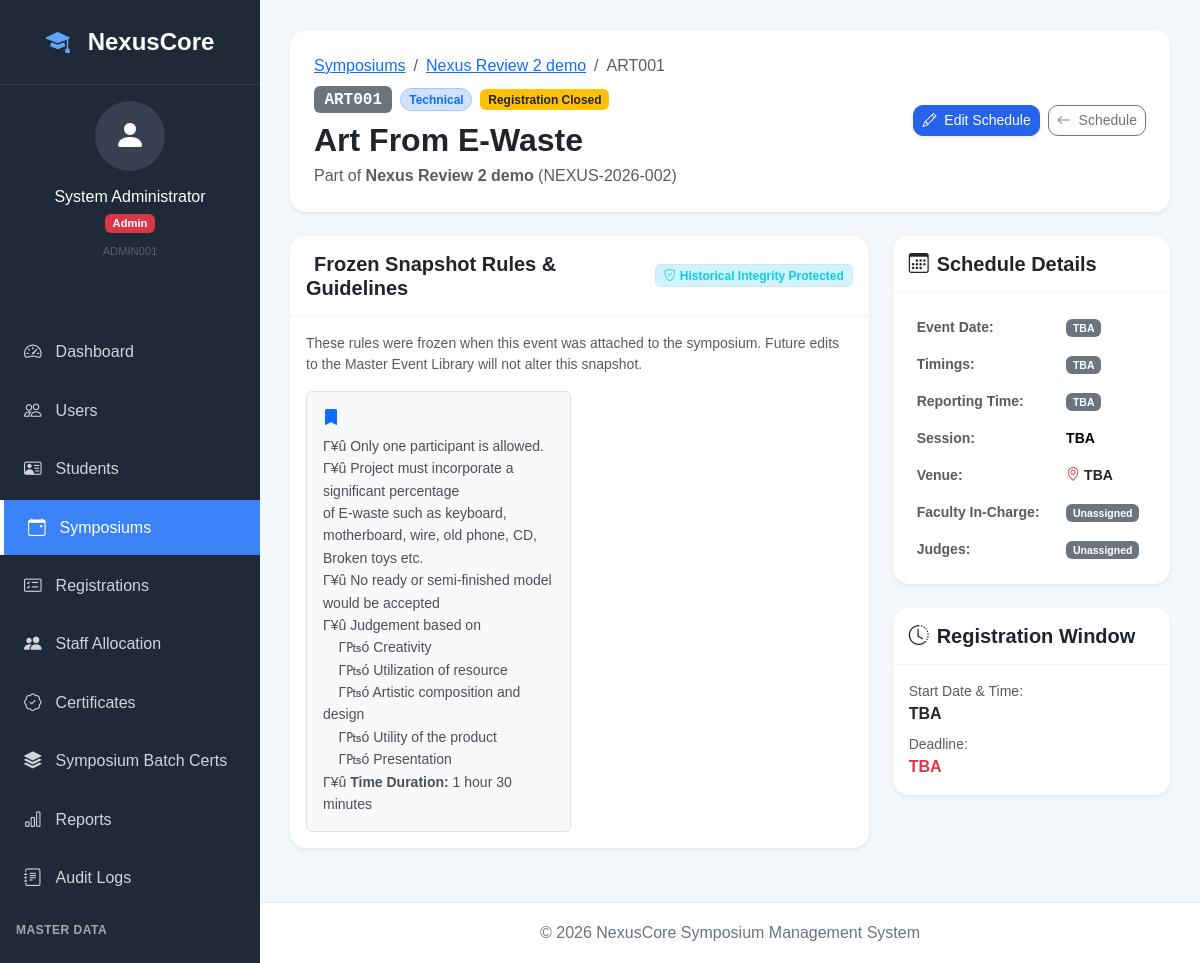
Page /symposiums/events/view?id=314 (signed in) on the committed database.
### tables this page shows
CREATE TABLE `symposium_events` (
  `symposium_event_id` bigint(20) NOT NULL AUTO_INCREMENT,
  `symposium_id` bigint(20) NOT NULL,
  `event_id` bigint(20) NOT NULL,
  `master_version_used` varchar(10) NOT NULL DEFAULT '1.0',
  `event_code` varchar(20) NOT NULL,
  `event_name` varchar(150) NOT NULL,
  `description` varchar(255) DEFAULT NULL,
  `category` enum('Technical','Non-Technical') NOT NULL,
  `participation_type` enum('Individual','Team','Both') NOT NULL,
  `min_team_size` tinyint(3) unsigned NOT NULL DEFAULT 1,
  `max_team_size` tinyint(3) unsigned NOT NULL DEFAULT 1,
  `snapshot_rules` longtext NOT NULL CHECK (json_valid(`snapshot_rules`)),
  `snapshot_instructions` text DEFAULT NULL,
  `snapshot_evaluation` longtext DEFAULT NULL CHECK (json_valid(`snapshot_evaluation`)),
  `supports_registration` tinyint(1) NOT NULL DEFAULT 1,
  `supports_attendance` tinyint(1) NOT NULL DEFAULT 1,
  `supports_evaluation` tinyint(1) NOT NULL DEFAULT 1,
  `supports_certificates` tinyint(1) NOT NULL DEFAULT 1,
  `prelim_decision` enum('Pending','Required','Not Required') NOT NULL DEFAULT 'Pending',
  `judging_method` enum('Marks','Rubrics','Voting','Mixed') NOT NULL DEFAULT 'Marks',
  `maximum_score` decimal(5,2) NOT NULL DEFAULT 100.00,
  `venue_id` int(11) DEFAULT NULL,
  `event_date` date DEFAULT NULL,
  `session` enum('FN','AN','Full Day') DEFAULT NULL,
  `reporting_time` time DEFAULT NULL,
  `start_time` time DEFAULT NULL,
  `end_time` time DEFAULT NULL,
  `registration_start` datetime DEFAULT NULL,
  `registration_end` datetime DEFAULT NULL,
  `max_participants` smallint(5) unsigned DEFAULT NULL,
  `event_mode` enum('Offline','Online','Hybrid') NOT NULL DEFAULT 'Offline',
  `faculty_coordinator_id` bigint(20) DEFAULT NULL,
  `custom_rules_override` longtext DEFAULT NULL CHECK (json_valid(`custom_rules_override`)),
  `custom_notes` text DEFAULT NULL,
  `display_order` int(11) NOT NULL DEFAULT 1,
  `status` enum('Draft','Published','Registration Open','Registration Closed','Running','Completed','Cancelled') NOT NULL DEFAULT 'Draft',
  `schedule_status` enum('Unscheduled','Scheduled','Rescheduled','Locked') NOT NULL DEFAULT 'Unscheduled',
  `scheduled_at` datetime DEFAULT NULL,
  `scheduled_by` bigint(20) DEFAULT NULL,
  `rescheduled_at` datetime DEFAULT NULL,
  `rescheduled_by` bigint(20) DEFAULT NULL,
  `reschedule_reason` text DEFAULT NULL,
  `is_locked` tinyint(1) NOT NULL DEFAULT 0,
  `created_by` bigint(20) NOT NULL,
  `created_at` timestamp NOT NULL DEFAULT current_timestamp(),
  `updated_at` timestamp NOT NULL DEFAULT current_timestamp() ON UPDATE current_timestamp(),
  PRIMARY KEY (`symposium_event_id`),
  UNIQUE KEY `uq_sym_event` (`symposium_id`,`event_id`),
  KEY `idx_se_symposium` (`symposium_id`),
  KEY `idx_se_event` (`event_id`),
  KEY `idx_se_venue` (`venue_id`),
  KEY `idx_se_date` (`event_date`),
  KEY `idx_se_status` (`status`),
  KEY `idx_se_coord` (`faculty_coordinator_id`),
  KEY `fk_se_created_by` (`created_by`),
  CONSTRAINT `fk_se_coord` FOREIGN KEY (`faculty_coordinator_id`) REFERENCES `users` (`user_id`) ON DELETE SET NULL,
  CONSTRAINT `fk_se_created_by` FOREIGN KEY (`created_by`) REFERENCES `users` (`user_id`),
  CONSTRAINT `fk_se_event` FOREIGN KEY (`event_id`) REFERENCES `master_events` (`event_id`),
  CONSTRAINT `fk_se_symposium` FOREIGN KEY (`symposium_id`) REFERENCES `symposiums` (`symposium_id`) ON DELETE CASCADE,
  CONSTRAINT `fk_se_venue` FOREIGN KEY (`venue_id`) REFERENCES `venues` (`venue_id`),
  CONSTRAINT `chk_se_time` CHECK (`end_time` > `start_time`),
  CONSTRAINT `chk_se_team_size` CHECK (`max_team_size` >= `min_team_size`)
);

CREATE TABLE `symposiums` (
  `symposium_id` bigint(20) NOT NULL AUTO_INCREMENT,
  `symposium_code` varchar(30) NOT NULL,
  `title` varchar(150) NOT NULL,
  `symposium_type` enum('Intra Department','Inter Department') NOT NULL DEFAULT 'Intra Department',
  `organizing_department_id` int(11) DEFAULT NULL,
  `academic_year` year(4) NOT NULL,
  `description` text DEFAULT NULL,
  `submitted_at` timestamp NULL DEFAULT NULL,
  `submitted_by` bigint(20) DEFAULT NULL,
  `brochure_path` varchar(255) DEFAULT NULL,
  `circular_path` varchar(255) DEFAULT NULL,
  `registration_start` datetime NOT NULL,
  `registration_end` datetime NOT NULL,
  `event_start_date` date NOT NULL,
  `event_end_date` date NOT NULL,
  `status` enum('Draft','Submitted','Pending HOD Approval','Pending Principal Approval','Approved','Scheduling Complete','Registration Open','Registration Closed','Completed','Cancelled','Rejected by HOD','Rejected by Principal') NOT NULL DEFAULT 'Draft',
  `created_by` bigint(20) NOT NULL,
  `created_at` timestamp NOT NULL DEFAULT current_timestamp(),
  `updated_at` timestamp NOT NULL DEFAULT current_timestamp() ON UPDATE current_timestamp(),
  PRIMARY KEY (`symposium_id`),
  KEY `idx_symposium_year` (`academic_year`),
  KEY `idx_symposium_status` (`status`),
  KEY `fk_symposium_created_by` (`created_by`),
  KEY `fk_symposium_department` (`organizing_department_id`),
  KEY `fk_symposium_submitted_by` (`submitted_by`),
  CONSTRAINT `fk_symposium_created_by` FOREIGN KEY (`created_by`) REFERENCES `users` (`user_id`) ON UPDATE CASCADE,
  CONSTRAINT `fk_symposium_department` FOREIGN KEY (`organizing_department_id`) REFERENCES `departments` (`department_id`) ON DELETE SET NULL ON UPDATE CASCADE,
  CONSTRAINT `fk_symposium_submitted_by` FOREIGN KEY (`submitted_by`) REFERENCES `users` (`user_id`) ON DELETE SET NULL
);

### templates/symposiums/events/view.php (the view, shortened to what the rows shown need)
<?php
$event         = $event ?? [];
$snapshotRules = $snapshotRules ?? [];
$canManage     = $canManage ?? false;
$groupedRules = [];
foreach ($snapshotRules as $r) {
    $sec = $r['section'] ?? 'General';
    $groupedRules[$sec][] = $r['rule_text'];
}
?>
<div class="card border-0 shadow-sm mb-4">
    <div class="card-body p-4">
        <div class="d-flex flex-wrap justify-content-between align-items-center">
            <div>
                <nav aria-label="breadcrumb">
                    <ol class="breadcrumb mb-2 small">
                        <li class="breadcrumb-item"><a href="<?= base_url() ?>/symposiums">Symposiums</a></li>
                        <li class="breadcrumb-item"><a href="<?= base_url() ?>/symposiums/events?symposium_id=<?= $event['symposium_id'] ?>"><?= htmlspecialchars($event['symposium_title']) ?></a></li>
                        <li class="breadcrumb-item active" aria-current="page"><?= htmlspecialchars($event['event_code']) ?></li>
                    </ol>
                </nav>
                <div class="d-flex align-items-center gap-2 mb-2">
                    <span class="badge bg-secondary font-monospace fs-6"><?= htmlspecialchars($event['event_code']) ?></span>
                    <?php if ($event['category'] === 'Technical'): ?>
                        <span class="badge bg-primary-subtle text-primary border border-primary-subtle rounded-pill">Technical</span>
                    <?php else: ?>
                        <span class="badge bg-purple-subtle text-purple border border-purple-subtle rounded-pill" style="background-color: #f3e8ff; color: #7e22ce;">Non-Technical</span>
                    <?php endif; ?>
                    <?php
                        $statusBadge = match($event['status']) {
                            'Scheduled'          => 'bg-info text-dark',
                            'Registration Open'  => 'bg-success',
                            'Registration Closed'=> 'bg-warning text-dark',
                            'Running'            => 'bg-primary',
                            'Completed'          => 'bg-secondary',
                            'Cancelled'          => 'bg-danger',
                            default              => 'bg-secondary',
                        };
                    ?>
                    <span class="badge <?= $statusBadge ?>"><?= htmlspecialchars($event['status']) ?></span>
                </div>
                <h2 class="fw-bold text-dark mb-1"><?= htmlspecialchars($event['event_name']) ?></h2>
                <p class="text-muted mb-0">Part of <strong><?= htmlspecialchars($event['symposium_title']) ?></strong> (<?= htmlspecialchars($event['symposium_code']) ?>)</p>
            </div>
            <div class="mt-3 mt-md-0 d-flex gap-2">
                <?php if ($canManage): ?>
                    <a href="<?= base_url() ?>/symposiums/events/edit?id=<?= $event['symposium_event_id'] ?>" class="btn btn-primary btn-sm shadow-sm">
                        <i class="bi bi-pencil me-1"></i> Edit Schedule
                    </a>
                <?php endif; ?>
                <a href="<?= base_url() ?>/symposiums/events?symposium_id=<?= $event['symposium_id'] ?>" class="btn btn-outline-secondary btn-sm">
                    <i class="bi bi-arrow-left me-1"></i> Schedule
                </a>
            </div>
        </div>
    </div>
</div>
<div class="row g-4">
    <div class="col-lg-8">
        <div class="card border-0 shadow-sm mb-4">
            <div class="card-header bg-white py-3 d-flex justify-content-between align-items-center">
                <h5 class="fw-bold mb-0 text-dark">
                    <i class="bi bi-snowflake text-info me-2"></i>Frozen Snapshot Rules & Guidelines
                </h5>
                <span class="badge bg-info-subtle text-info border">
                    <i class="bi bi-shield-check me-1"></i>Historical Integrity Protected
                </span>
            </div>
            <div class="card-body">
                <p class="text-muted small mb-3">
                    These rules were frozen when this event was attached to the symposium. Future edits to the Master Event Library will not alter this snapshot.
                </p>
                <?php if (empty($groupedRules)): ?>
                    <p class="text-muted mb-0">No specific rules snapshotted for this event.</p>
                <?php else: ?>
                    <div class="row g-3">
                        <?php foreach ($groupedRules as $secName => $ruleItems): ?>
                            <div class="col-md-6">
                                <div class="p-3 bg-light rounded border h-100">
                                    <h6 class="fw-bold text-primary mb-2">
                                        <i class="bi bi-bookmark-fill me-1"></i><?= htmlspecialchars($secName) ?>
                                    </h6>
                                    <div class="small" style="white-space: pre-wrap; tab-size: 4; -moz-tab-size: 4; line-height: 1.6; word-break: break-word; color: #495057;"><?php
                                        $lines = array_map(function($line) {
                                            return strip_tags($line, '<b><i><u><s><strong><em><code><mark><div><span><br><p><ul><ol><li><blockquote>');
                                        }, $ruleItems);
                                        echo implode("\n", $lines);
                                    ?></div>
                                </div>
                            </div>
                        <?php endforeach; ?>
                    </div>
                <?php endif; ?>
            </div>
        </div>
    </div>
    <div class="col-lg-4">
        <div class="card border-0 shadow-sm mb-4">
            <div class="card-header bg-white py-3">
                <h5 class="fw-bold mb-0 text-dark"><i class="bi bi-calendar3 me-2"></i>Schedule Details</h5>
            </div>
            <div class="card-body">
                <table class="table table-borderless align-middle mb-0 small">
                    <tbody>
                        <tr>
                            <td class="text-muted fw-semibold">Event Date:</td>
                            <td class="fw-bold"><?= !empty($event['event_date']) ? \App\Helpers\DateHelper::date($event['event_date']) : '<span class="badge bg-secondary">TBA</span>' ?></td>
                        </tr>
                        <tr>
                            <td class="text-muted fw-semibold">Timings:</td>
                            <td class="fw-bold">
                                <?= !empty($event['start_time']) && !empty($event['end_time'])
                                    ? \App\Helpers\DateHelper::time($event['start_time']) . ' - ' . \App\Helpers\DateHelper::time($event['end_time'])
                                    : '<span class="badge bg-secondary">TBA</span>' ?>
                            </td>
                        </tr>
                        <tr>
                            <td class="text-muted fw-semibold">Reporting Time:</td>
                            <td class="fw-bold text-primary"><?= !empty($event['reporting_time']) ? \App\Helpers\DateHelper::time($event['reporting_time']) : '<span class="badge bg-secondary">TBA</span>' ?></td>
                        </tr>
                        <tr>
                            <td class="text-muted fw-semibold">Session:</td>
                            <td class="fw-bold"><?= htmlspecialchars((string)($event['session'] ?? 'TBA')) ?></td>
                        </tr>
                        <tr>
                            <td class="text-muted fw-semibold">Venue:</td>
                            <td class="fw-bold text-dark"><i class="bi bi-geo-alt me-1 text-danger"></i><?= htmlspecialchars((string)($event['venue_name'] ?? 'TBA')) ?></td>
                        </tr>
                        <tr>
                            <td class="text-muted fw-semibold">Faculty In-Charge:</td>
                            <td class="fw-bold">
                                <?php if (!empty($facultyList)): ?>
                                    <?php foreach ($facultyList as $idx => $f): ?>
                                        <?= htmlspecialchars($f['full_name']) ?><?= $idx < count($facultyList) - 1 ? '<br>' : '' ?>
                                    <?php endforeach; ?>
                                <?php else: ?>
                                    <span class="badge bg-secondary">Unassigned</span>
                                <?php endif; ?>
                            </td>
                        </tr>
                        <tr>
                            <td class="text-muted fw-semibold">Judges:</td>
                            <td class="fw-bold">
                                <?php if (!empty($judgeList)): ?>
                                    <?php foreach ($judgeList as $idx => $j): ?>
                                        <?= htmlspecialchars($j['full_name']) ?><?= $idx < count($judgeList) - 1 ? '<br>' : '' ?>
                                    <?php endforeach; ?>
                                <?php else: ?>
                                    <span class="badge bg-secondary">Unassigned</span>
                                <?php endif; ?>
                            </td>
                        </tr>
                    </tbody>
                </table>
            </div>
        </div>
        <div class="card border-0 shadow-sm mb-4">
            <div class="card-header bg-white py-3">
                <h5 class="fw-bold mb-0 text-dark"><i class="bi bi-clock-history me-2"></i>Registration Window</h5>
            </div>
            <div class="card-body">
                <div class="mb-2">
                    <small class="text-muted d-block">Start Date & Time:</small>
                    <strong class="text-dark"><?= !empty($event['registration_start']) ? \App\Helpers\DateHelper::dateTime($event['registration_start']) : 'TBA' ?></strong>
                </div>
                <div>
                    <small class="text-muted d-block">Deadline:</small>
                    <strong class="text-danger"><?= !empty($event['registration_end']) ? \App\Helpers\DateHelper::dateTime($event['registration_end']) : 'TBA' ?></strong>
                </div>
            </div>
        </div>
    </div>
</div>

### rows in the picture
symposium_events: symposium.title "Nexus Review 2 demo", event_code "ART001", event_name "Art From E-Waste", symposium.symposium_code "NEXUS-2026-002", session "TBA"

### other values in the picture
$loggedInUser['full_name'] "System Administrator"
$currentRole "Admin"
$loggedInUser['employee_id'] "ADMIN001"
$item['title'] "Dashboard"
$item['title'] "Users"
$item['title'] "Students"
$item['title'] "Symposiums"
$item['title'] "Registrations"
$item['title'] "Staff Allocation"
$item['title'] "Certificates"
$item['title'] "Symposium Batch Certs"
$item['title'] "Reports"
$item['title'] "Audit Logs"
$item['title'] "MASTER DATA"
$event['status'] "Registration Closed"
